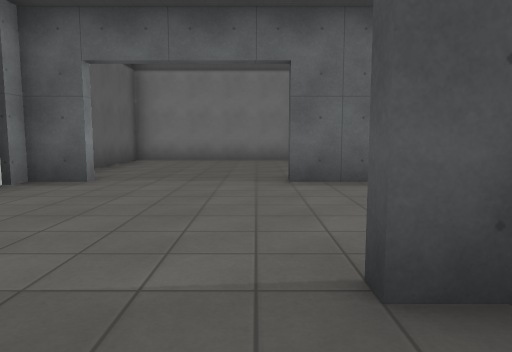
View 1 (above)

24 first-person views from a walk through a level from a Godot 3-D game. The camera is 1.3 m above the floor, tilts 6° down and sees 70° across. The floor is counted in squares, 2 m on a side. Each view is taken from the middle of a square. On the plan, view 1 faces up. The plan holds only what a view shows up to about 11 squares ahead; the rest is blank. The place goes on beyond the plan. Surface patterns are stand-ins for the level's own textures.

View 2
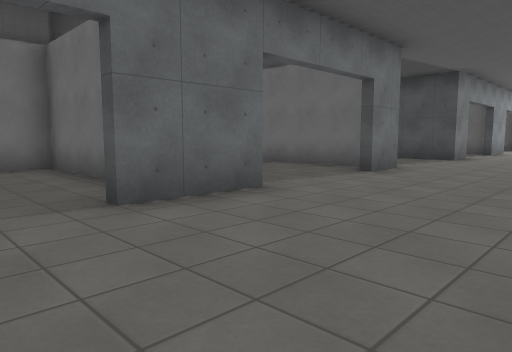

View 3
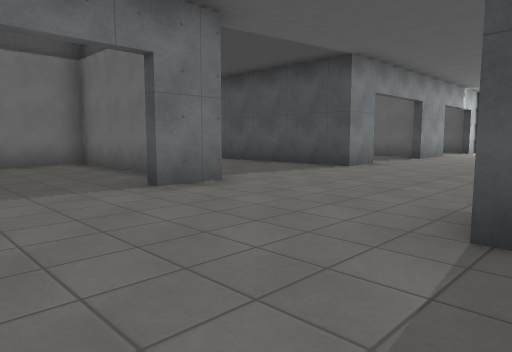

View 4
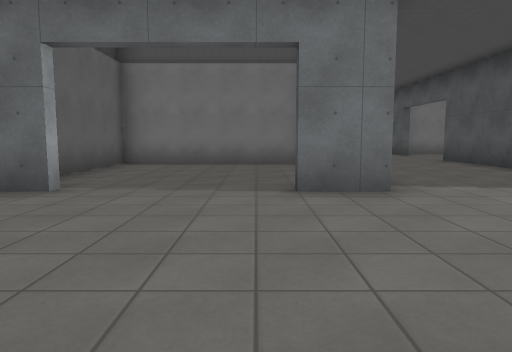

View 5
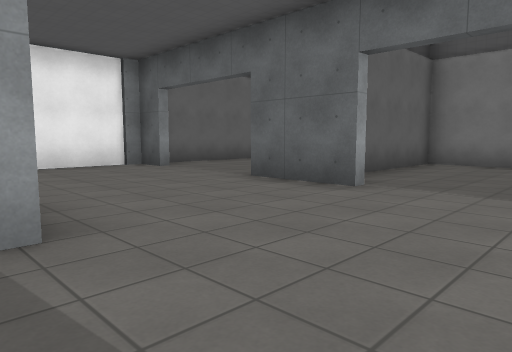

View 6
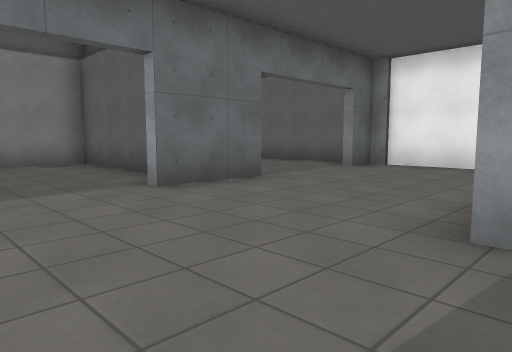

View 7
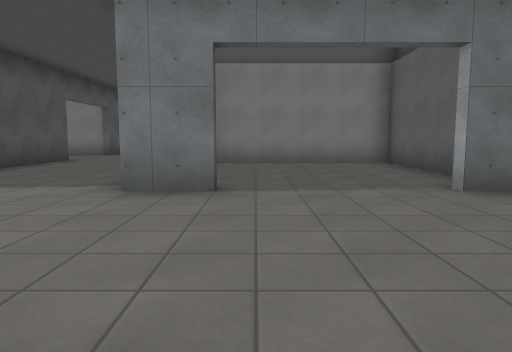

View 8
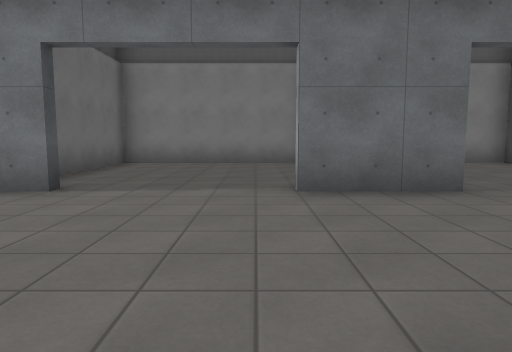

View 9
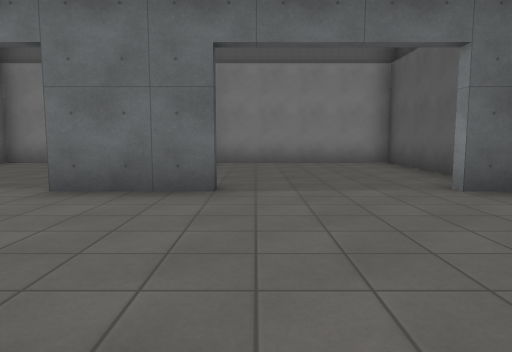

View 10
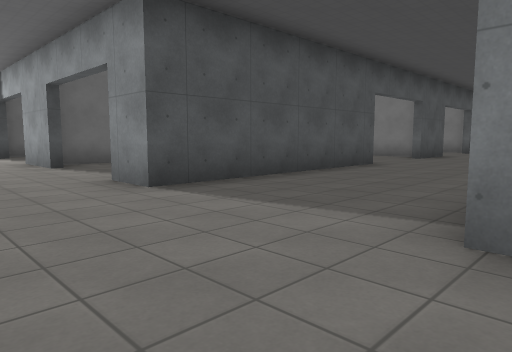

View 11
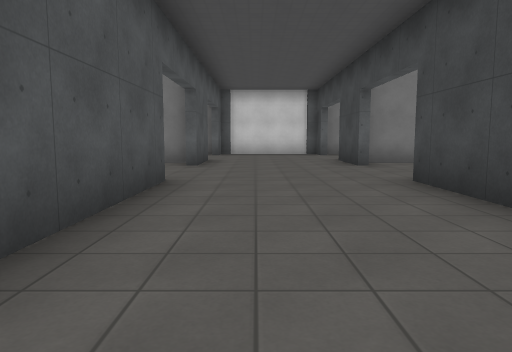

View 12
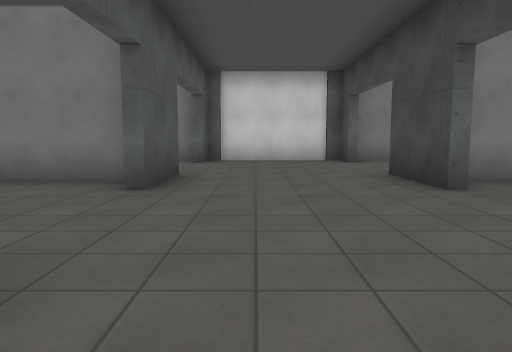

View 13
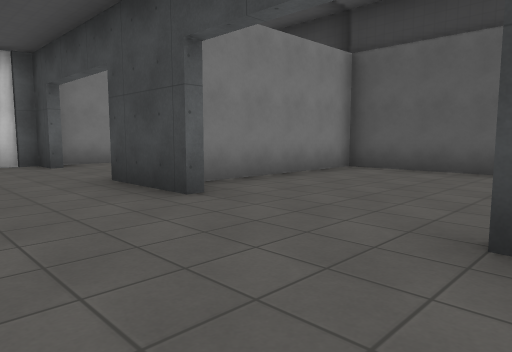

View 14
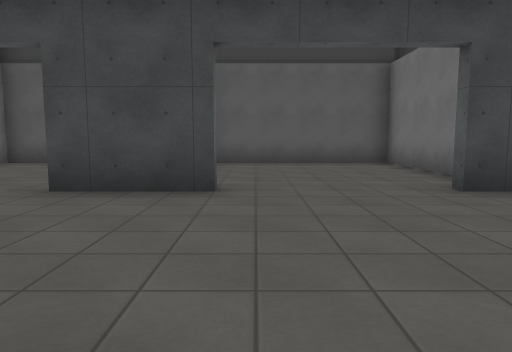

View 15
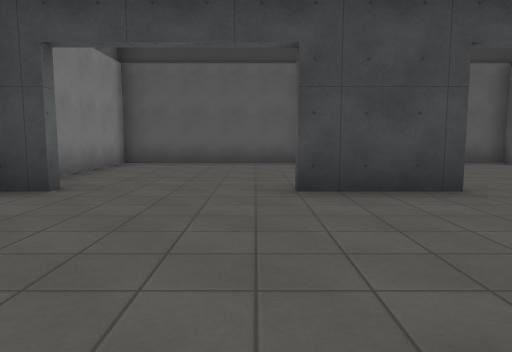

View 16
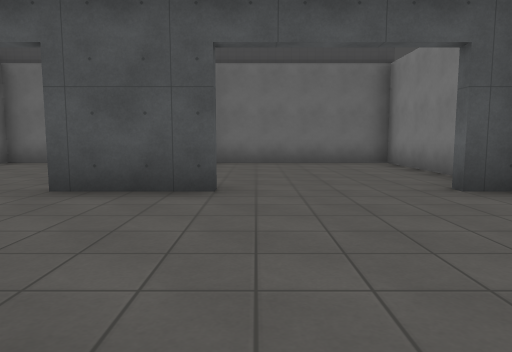

View 17
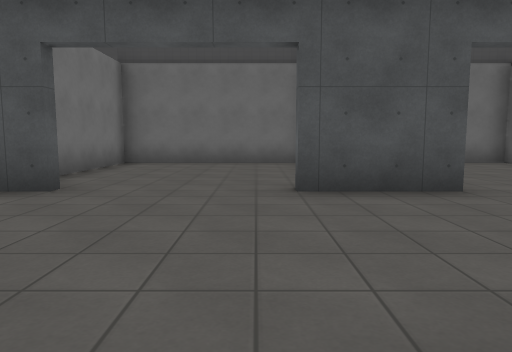

View 18
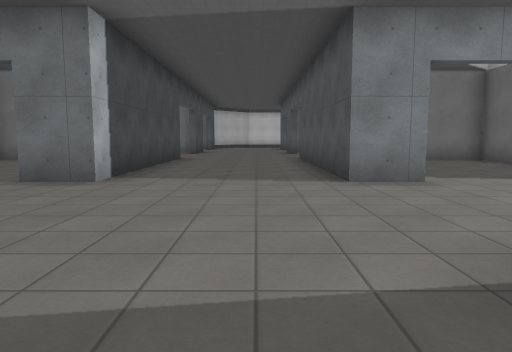

View 19
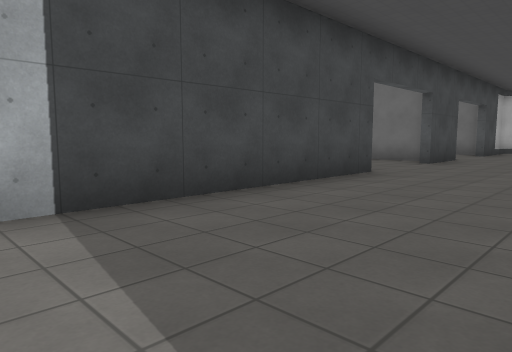

View 20
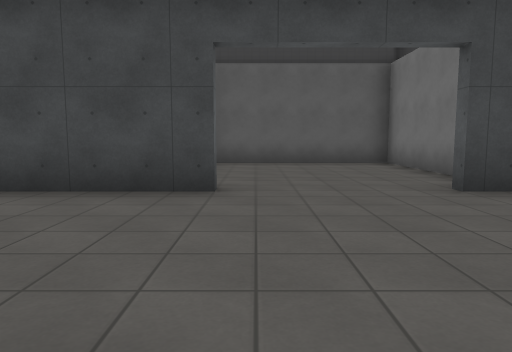

View 21
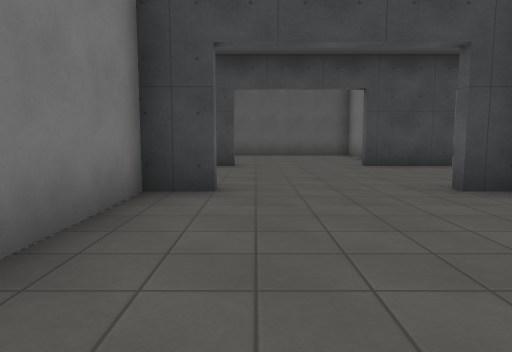

View 22
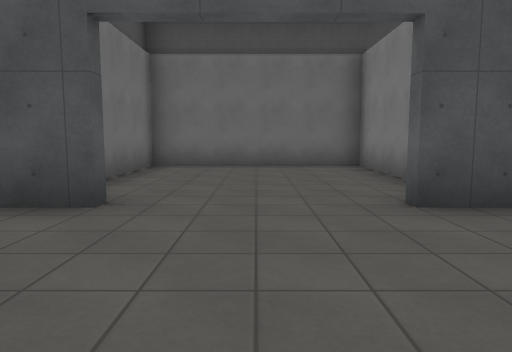

View 23
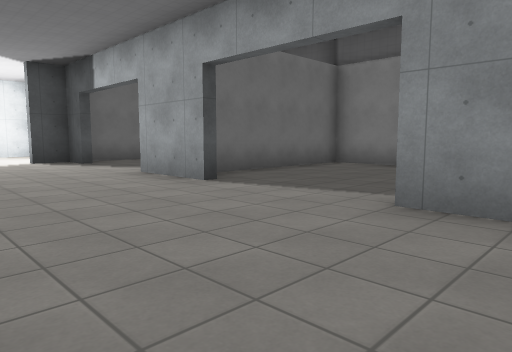

View 24
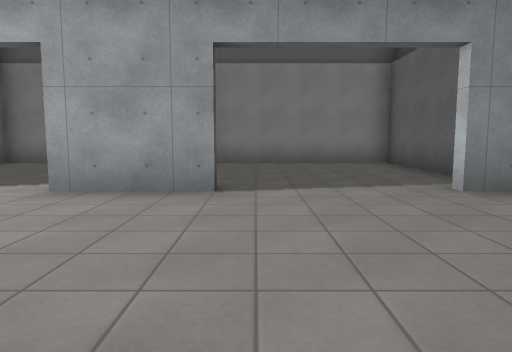

### Floor plan
Points are (right, up) in squares from view 1. A wall is a line through its corners. A room is listed if a view was taken in it or the views show most of it. See-through windows are left out.
Room 1 (views 1, 2, 3, 4, 5, 6, 7, 8, 9, 10, 11, 12, 13, 14, 15, 16, 17, 18, 19, 20, 21, 22, 23, 24)
walls: (5.4, 1.6) (6.6, 1.6); (10.6, -0.1) (10.6, -3.4) (15.4, -3.4) (15.4, 1.1); (6.6, -2.2) (6.6, -4.5); (6.4, 6) (6.4, 10.4) (1.6, 10.4) (1.6, 7.1); (4.9, -3.6) (1.6, -3.6) (1.6, -8.4) (6.1, -8.4); (11.6, 5.4) (10.4, 5.4) (10.4, 11.5); (10.4, -4.6) (10.4, 1.6) (11.5, 1.6); (14.4, 1.6) (16.5, 1.6); (1.6, -0.1) (1.6, -3.4) (6.4, -3.4) (6.4, -0.1); (2.6, 5.4) (0.5, 5.4); (1, 1.4) (0.5, 1.4); (0.4, 1.6) (2.5, 1.6); (6.6, -7.4) (6.6, -9.5); (1.4, 7.6) (1.4, 10.4) (-3.4, 10.4) (-3.4, 6.1); (10.8, -8.4) (12.9, -8.4); (6.6, 11.6) (6.6, 5.4) (5.5, 5.4); (10.4, -9.6) (10.4, -7.5); (10.6, 11.6) (10.6, 10.6) (15.4, 10.6) (15.4, 15.4) (12.6, 15.4); (15.4, 9.1) (15.4, 10.4) (13.8, 10.4); (-2.4, 5.4) (-3.4, 5.4) (-3.4, 1.6) (-2.5, 1.6); (-3.4, 0.9) (-3.4, -3.4) (1, -3.4); (19.5, 1.6) (20.4, 1.6) (20.4, 2.5); (15.4, -8.1) (15.4, -3.6) (12.1, -3.6); (1.6, -8.9) (1.6, -13.4) (6.1, -13.4); (19.2, -3.4) (20.4, -3.4); (20.4, -0.4) (20.4, 1.1); (6.6, -12.4) (6.6, -13.4) (10.4, -13.4) (10.4, -12.5); (10.4, 14.4) (10.4, 15.4); (6.1, 15.4) (1.6, 15.4) (1.6, 11); (6.6, 15.5) (6.6, 14.5); (10.8, -13.4) (15.4, -13.4) (15.4, -9)
ways out: opening at (20, 3.5)

Positions as (right, up) in squares from view 1, and headings:
1: (0, 0), facing up
2: (-1, 2), facing up-right
3: (3, 1), facing up-right
4: (5, 1), facing up
5: (5, 1), facing up-left
6: (5, 6), facing down-left
7: (5, 6), facing down
8: (3, 6), facing down
9: (0, 6), facing down
10: (6, 4), facing down-right
11: (9, 1), facing down
12: (9, -3), facing down
13: (9, -4), facing down-left
14: (11, -7), facing left
15: (11, -10), facing left
16: (6, -10), facing right
17: (6, -7), facing right
18: (9, 0), facing up
19: (10, 5), facing up-left
20: (11, 12), facing left
21: (15, 12), facing left
22: (7, 13), facing right
23: (10, 5), facing down-right
24: (14, 6), facing down
